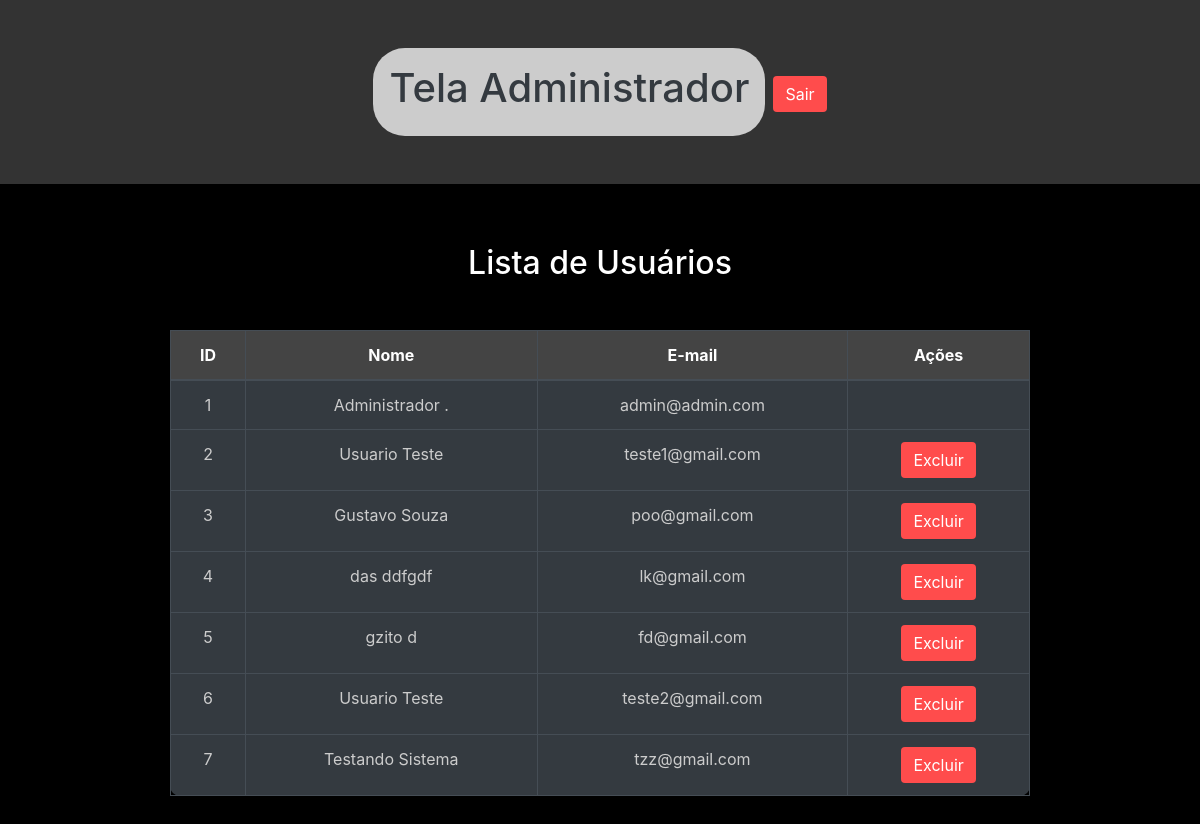
Page /admin (signed in) on the earlier database version.
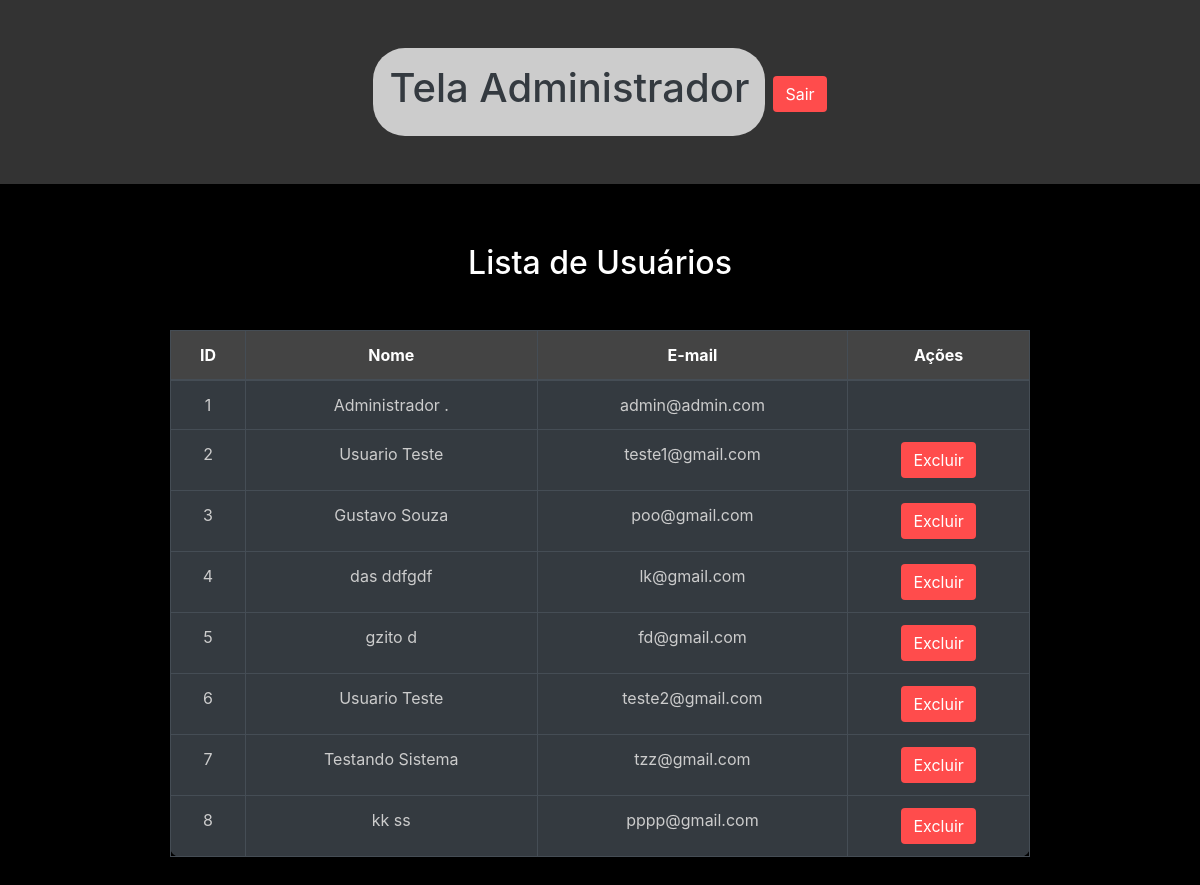
Same page on the later database version.
### network/models.py (models this page shows)
class User(db.Model, UserMixin):
    id = db.Column(db.Integer, primary_key=True)
    nome = db.Column(db.String, nullable=True)
    sobrenome = db.Column(db.String, nullable=True)
    email = db.Column(db.String, nullable=True)
    senha = db.Column(db.String, nullable=True)
    last_login = db.Column(db.DateTime, nullable=True)
    imagem = db.Column(db.String, nullable=True, default='default.png')
    posts = db.relationship('Post', backref='user', lazy=True)
    post_comentarios = db.relationship('PostComentarios', backref='user', lazy=True)

### network/routes.py (the view)
@app.route('/admin')
@login_required
def pagina_admin():
    usuarios = User.query.all()
    return render_template('admin.html', usuarios=usuarios)

### network/models.py (called while the page is built)
@login_manager.user_loader
def load_user(user_id):
    return User.query.get(user_id)

### network/templates/admin.html (shortened to what this page needs)
<!DOCTYPE html>
<html lang="en">
<head>
    <link rel="stylesheet" href="https://stackpath.bootstrapcdn.com/bootstrap/4.5.2/css/bootstrap.min.css">
    <link rel="stylesheet" href="{{ url_for('static', filename='styles/styleAdmin.css') }}">
</head>
<body>
    <header>
        <div id="fundo-header">
            <h1 class="text-dark">Tela Administrador</h1>
        </div>
        <div class="margin-top-logout pl-2">
            <a href="{{ url_for('logout') }}" class="btn btn-danger">Sair</a>
        </div>
    </header>
    <div class="table-container">
        <h2>Lista de Usuários</h2>
        <table class="table table-dark table-hover table-bordered mt-5 ">
            <thead>
                <tr>
                    <th>ID</th>
                    <th>Nome</th>
                    <th>E-mail</th>
                    <th>Ações</th>
                </tr>
            </thead>
            <tbody>
                {% for usuario in usuarios %}
                <tr>
                    <td>{{ usuario.id }}</td>
                    <td>{{ usuario.nome }} {{ usuario.sobrenome }}</td>
                    <td>{{ usuario.email }}</td>
                    <td>
                        {% if usuario.email != 'admin@admin.com' %}
                        <button type="button" class="btn btn-danger" data-bs-toggle="modal" data-bs-target="#confirmDeleteModal{{ usuario.id }}">
                            Excluir
                        </button>
                        {% endif %}
                    </td>
                </tr>
                {% else %}
                <tr>
                    <td colspan="4">Nenhum usuário encontrado.</td>
                </tr>
                {% endfor %}
            </tbody>
        </table>
    </div>
</body>
</html>

Differences in the rows shown:
added User: id "8", nome "kk", sobrenome "ss", email "pppp@gmail.com"
